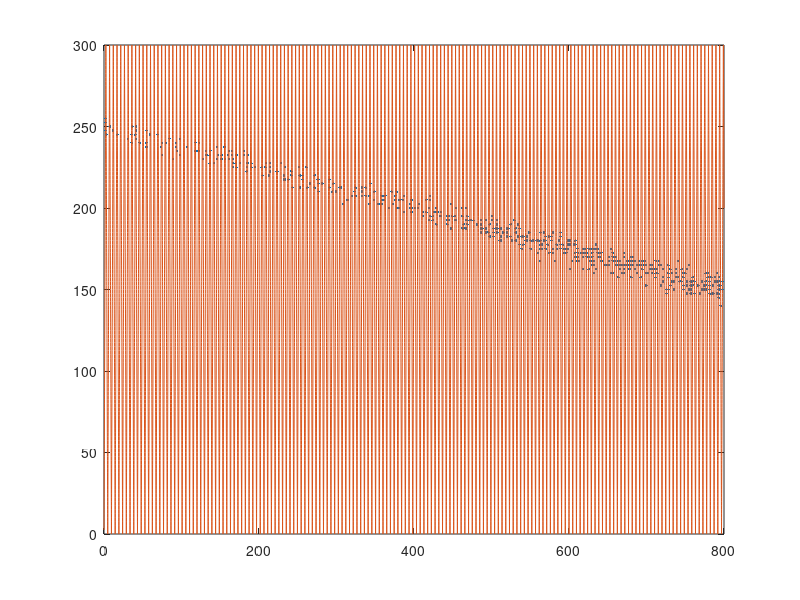
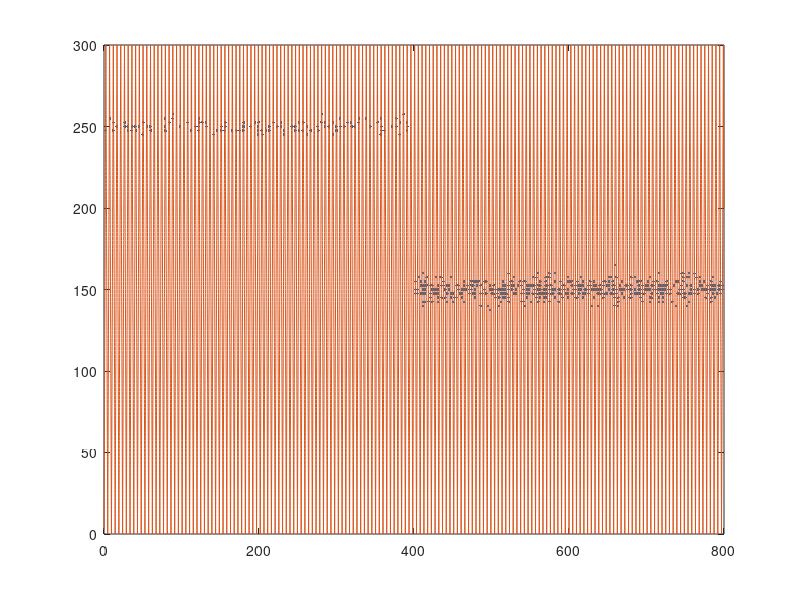

MATLAB code for these plots, in order:
clc;clear;close all;

% init params set
speed = 125; % unit: cm/s
distance = 300; % unit: cm

T = 800; % t in (0, T]. unit: s

alpha_start = log(10);
alpha_final = log(30);
mu_start = 250;
mu_final = 150;
sigma_start = 12^(0.5);
sigma_final = 20^(0.5);

% anonymous function
func_x = @(t) (rem(speed.*t,2*distance)>distance).* ...
                                (2*distance-rem(speed.*t,2*distance)) ...
              + (rem(speed.*t,2*distance)<=distance).* ...
                                (rem(speed.*t,2*distance)) ; 
func_linear = @(t,s,f) s + (f-s).*t/T;
func_alpha_linear = @(t) func_linear(t,alpha_start,alpha_final);
func_mu_linear = @(t) func_linear(t,mu_start,mu_final);
func_sigma_linear = @(t) func_linear(t,sigma_start,sigma_final);

func_jump = @(t,s,f) (t<T/2).*s + (t>=T/2).*f;
func_alpha_jump = @(t) func_jump(t,alpha_start,alpha_final);
func_mu_jump = @(t) func_jump(t,mu_start,mu_final);
func_sigma_jump = @(t) func_jump(t,sigma_start,sigma_final);

func_lambda =  @(x,theta) exp(theta(1) - ((x-theta(2)).^2)./(2.*theta(3).^2));
% func_lambda =  @(params) exp(params(2) - ((params(1)-params(3)).^2)./(2.*params(4).^2));

% spike data generation
J = 40000;
delta_t_simulation = T/J;
t_simulation = delta_t_simulation:delta_t_simulation:T;
% time index: 1, ... , J
x = func_x(t_simulation);

% linear evolve 
alpha_linear = func_alpha_linear(t_simulation);
mu_linear = func_mu_linear(t_simulation);
sigma_linear = func_sigma_linear(t_simulation);
theta_linear = [alpha_linear;mu_linear;sigma_linear];

u_linear = zeros(1,J);
rec_lambda = zeros(1,J);
for i = 1:1:J
    lambda = func_lambda( x(i), theta_linear(:,i));
    rec_lambda(1,i) = lambda;
    u_linear(i) = binornd(1, lambda*delta_t_simulation);
end
index_spike_linear = find(u_linear~=0);
t_spike_linear = t_simulation(index_spike_linear);
figure(1);
plot(t_spike_linear, x(index_spike_linear),'.');
hold on;
plot(t_simulation,x,'-');


% jump evolve 
alpha_jump = func_alpha_jump(t_simulation);
mu_jump = func_mu_jump(t_simulation);
sigma_jump = func_sigma_jump(t_simulation);
theta_jump = [alpha_jump;mu_jump;sigma_jump];

u_jump = zeros(1,J);
rec_lambda = zeros(1,J);
for i = 1:1:J
    lambda = func_lambda( x(i), theta_jump(:,i));
    u_jump(i) = binornd(1, lambda*delta_t_simulation);
    rec_lambda(i) = lambda;
end
index_spike_jump = find(u_jump~=0);
t_spike_jump = t_simulation(index_spike_jump);
figure(2);
plot(t_spike_jump, x(index_spike_jump),'.');
hold on;
plot(t_simulation,x,'-');

% save simulation data
save('dataSpikeSimulation.mat','speed', ... 
                               'distance', ...
                               'T', ...
                               'func_x', ...
                               'func_lambda',...
                               't_spike_linear','t_spike_jump', ...
                               'J', ...
                               'u_linear', ...
                               'func_alpha_linear', ...
                               'func_mu_linear', ...
                               'func_sigma_linear', ...
                               'func_alpha_jump', ...
                               'func_mu_jump', ...
                               'func_sigma_jump');